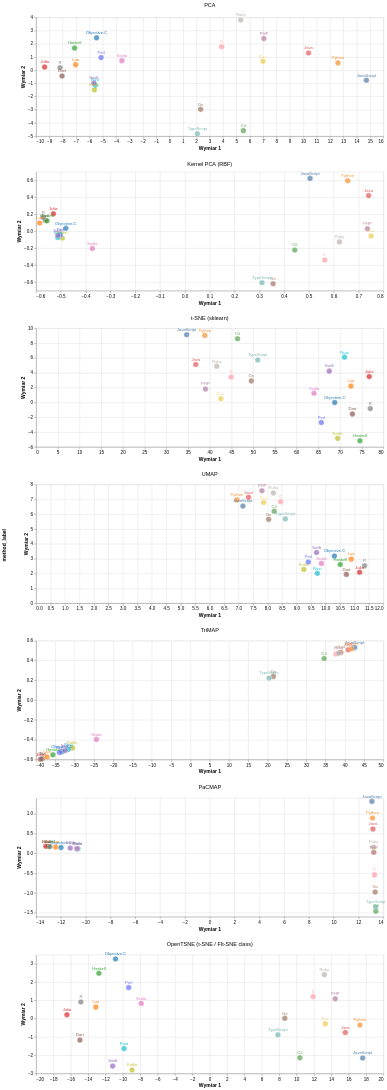

Vega-Lite specification for this chart:
### Vega-Lite specification from a JSON file in a GitHub repository (floating-point values rounded to 4 significant figures; data arrays with more than 128 entries replaced by an {"elided": "..."} marker saying what was removed)
{"config": {"view": {"continuousWidth": 300, "continuousHeight": 300}, "title": {"anchor": "middle"}}, "data": {"name": "data-11bfd4abb50f29453dd2c8708ba08cda"}, "facet": {"row": {"field": "method_label", "header": {"labelFontSize": 12, "labelOrient": "top"}, "sort": ["PCA", "Kernel PCA (RBF)", "t-SNE (sklearn)", "UMAP", "TriMAP", "PaCMAP", "OpenTSNE (t-SNE / FIt-SNE class)"], "type": "nominal"}}, "spec": {"layer": [{"mark": {"type": "circle", "size": 150, "stroke": "white", "strokeWidth": 1}, "encoding": {"color": {"field": "language", "legend": null, "scale": {"domain": ["JavaScript", "Python", "Java", "TypeScript", "C#", "C++", "PHP", "C", "Go", "Ruby", "Rust", "Kotlin", "Swift", "Dart", "Scala", "R", "Objective-C", "Lua", "Haskell", "Julia", "Perl"], "range": ["#4e79a7", "#f28e2b", "#e15759", "#76b7b2", "#59a14f", "#edc948", "#b07aa1", "#ff9da7", "#9c755f", "#bab0ac", "#17becf", "#bcbd22", "#9467bd", "#8c564b", "#e377c2", "#7f7f7f", "#1f77b4", "#ff7f0e", "#2ca02c", "#d62728", "#636efa"]}, "type": "nominal"}, "tooltip": [{"field": "language", "type": "nominal"}, {"field": "method_label", "title": "Metoda", "type": "nominal"}, {"field": "avg_share_pct", "format": ".2f", "title": "Sredni udzial (%)", "type": "quantitative"}, {"field": "total_push_events", "title": "PushEvents (suma)", "type": "quantitative"}], "x": {"field": "x", "title": "Wymiar 1", "type": "quantitative"}, "y": {"field": "y", "title": "Wymiar 2", "type": "quantitative"}}}, {"mark": {"type": "text", "align": "center", "color": "#1a1a1a", "dy": -11, "fontSize": 9}, "encoding": {"color": {"field": "language", "legend": null, "scale": {"domain": ["JavaScript", "Python", "Java", "TypeScript", "C#", "C++", "PHP", "C", "Go", "Ruby", "Rust", "Kotlin", "Swift", "Dart", "Scala", "R", "Objective-C", "Lua", "Haskell", "Julia", "Perl"], "range": ["#4e79a7", "#f28e2b", "#e15759", "#76b7b2", "#59a14f", "#edc948", "#b07aa1", "#ff9da7", "#9c755f", "#bab0ac", "#17becf", "#bcbd22", "#9467bd", "#8c564b", "#e377c2", "#7f7f7f", "#1f77b4", "#ff7f0e", "#2ca02c", "#d62728", "#636efa"]}, "type": "nominal"}, "text": {"field": "language", "type": "nominal"}, "x": {"field": "x", "title": "Wymiar 1", "type": "quantitative"}, "y": {"field": "y", "title": "Wymiar 2", "type": "quantitative"}}}], "height": 260, "title": "Profile trendow jezykow — porownanie metod redukcji wymiaru", "width": 760}, "resolve": {"scale": {"x": "independent", "y": "independent"}}, "$schema": "https://vega.github.io/schema/vega-lite/v6.4.1.json", "datasets": {"data-11bfd4abb50f29453dd2c8708ba08cda": {"elided": "147 records"}}}
